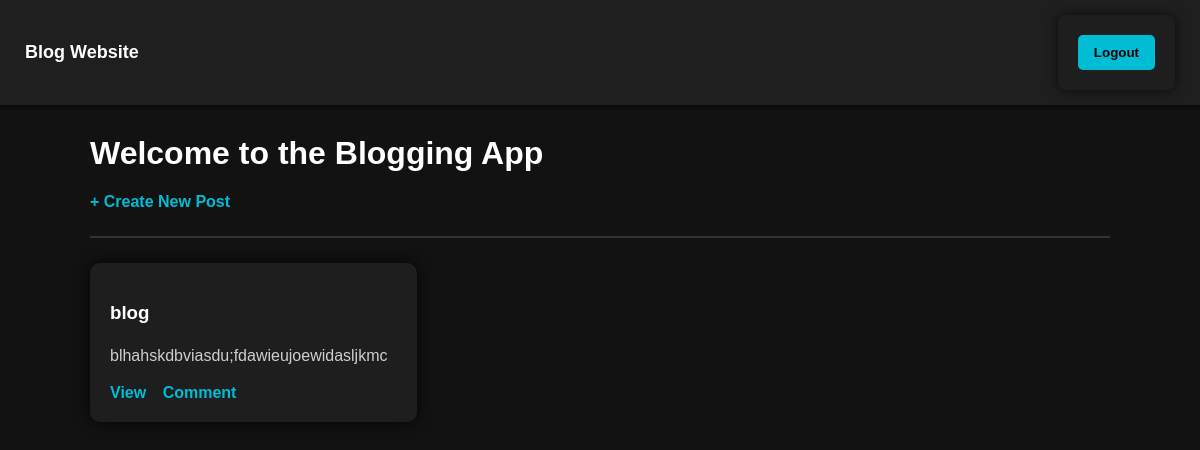
The app's page /posts/ (signed in), older data.
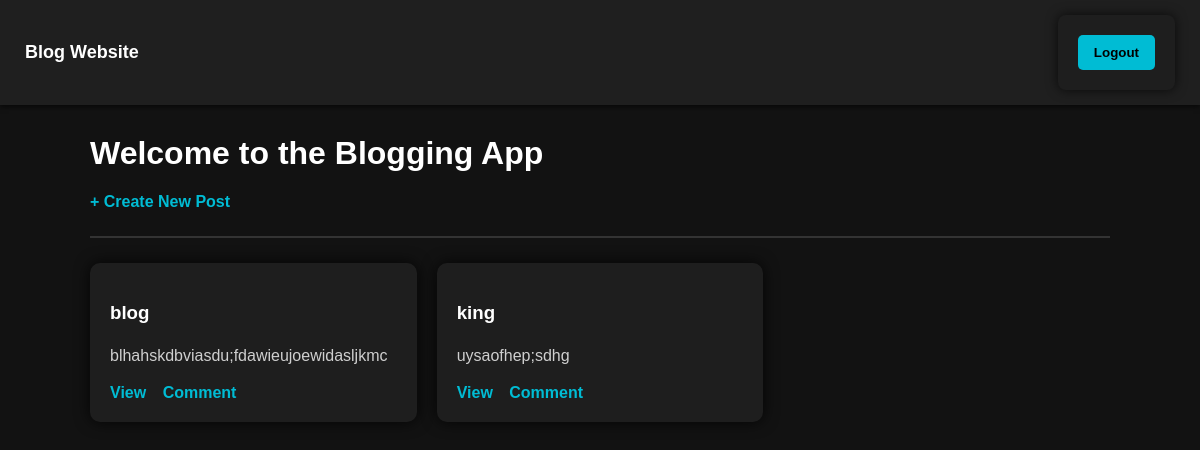
The same page, newer data.
### blog/models.py (models this page shows, shortened)
class Post(models.Model):
    title = models.CharField(max_length=200)
    content = models.TextField()
    author = models.ForeignKey(
        settings.AUTH_USER_MODEL,
        on_delete=models.CASCADE
    )
    created_at = models.DateTimeField(auto_now_add=True)

### blog/views.py (the view)
# urls.py: path('posts/', PostListView.as_view(), name='post-list'),
class PostListView(LoginRequiredMixin, ListView):
    model = Post
    template_name = 'post_list.html'
    paginate_by = 5
    login_url = reverse_lazy('login')

### templates/blog/post_list.html (shortened to what this page needs)
{% extends 'base.html' %}
{% block content %}
<h1>Welcome to the Blogging App</h1>
<a href="{% url 'post-create' %}" class="action-link">+ Create New Post</a>
<hr>
<div style="display: grid; grid-template-columns: repeat(auto-fill, minmax(300px, 1fr)); gap: 20px;">
    {% for post in object_list %}
    <div style="
    background-color: #1e1e1e;
    padding: 20px;
    border-radius: 10px;
    box-shadow: 0 0 15px rgba(0,0,0,0.8);
">
        <h3>{{ post.title }}</h3>
        <p>{{ post.content|truncatewords:20 }}</p>
        <a href="{% url 'post-detail' post.pk %}" class="action-link">View</a>
        {% if user.is_authenticated and user != post.author and not user.is_superuser %}
        <a href="{% url 'comment-create' post.pk %}" class="action-link">Comment</a>
        {% endif %}
    </div>
    {% empty %}
    <p>No posts available.</p>
    {% endfor %}
</div>
{% endblock %}

### templates/base.html (shortened to what this page needs)
{% load static %}
<!DOCTYPE html>
<html lang="en">
<head>
</head>
<body>
    <nav>
        <a>Blog Website</a>
        {% if user.is_authenticated %}
        <form method="post" action="{% url 'logout' %}" style="display:inline;">
            <button type="submit">Logout</button>
        </form>
        {% else %}
        <div>
            <a href="{% url 'signup' %}">Signup</a>
            <a href="{% url 'login' %}">Login</a>
        </div>
        {% endif %}
    </nav>
    <div class="container">
        {% block content %}{% endblock %}
    </div>
</body>
</html>

### templates/base.html (style rules this page uses)
body { font-family: Arial, sans-serif; background-color: #121212; color: #e0e0e0; margin: 0; padding: 0; }
nav { background-color: #1f1f1f; padding: 15px 25px; display: flex; justify-content: space-between; align-items: center; box-shadow: 0 2px 5px rgba(0, 0, 0, 0.6); }
nav a { color: #ffffff; text-decoration: none; font-size: 18px; font-weight: bold; margin-right: 15px; }
nav button { background-color: #ff5252; color: white; border: none; padding: 8px 14px; border-radius: 5px; cursor: pointer; }
.container { width: 85%; margin: 30px auto; }
h1, h2, h3 { color: #ffffff; }
p { color: #cfcfcf; line-height: 1.6; }
form { background-color: #1e1e1e; padding: 20px; border-radius: 8px; box-shadow: 0 0 12px rgba(0, 0, 0, 0.7); }
form button { background-color: #00bcd4; color: black; border: none; padding: 10px 16px; border-radius: 5px; cursor: pointer; font-weight: bold; }
a.action-link { color: #00bcd4; text-decoration: none; margin-right: 12px; font-weight: bold; }
hr { border: 1px solid #333; margin: 25px 0; }

Row changes from the older to the newer data that the page shows:
added Post: title "king", content "uysaofhep;sdhg", shows "Comment"
